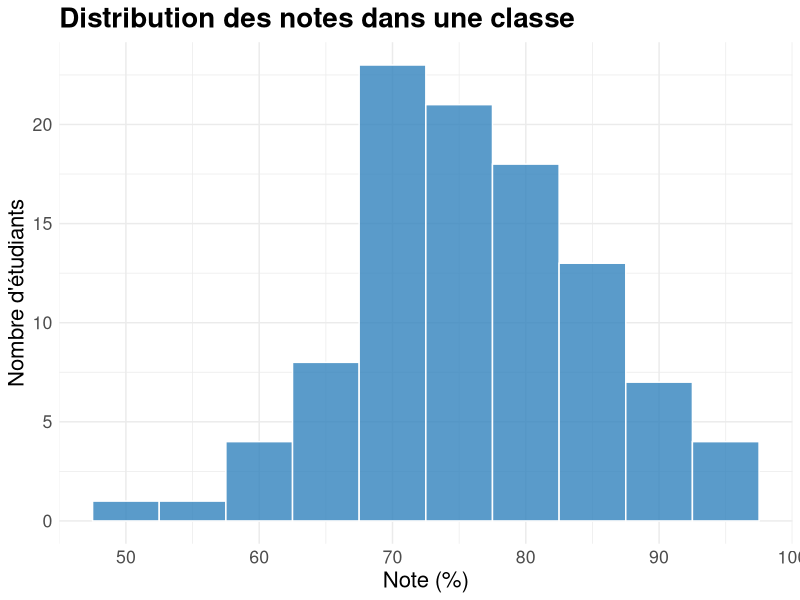
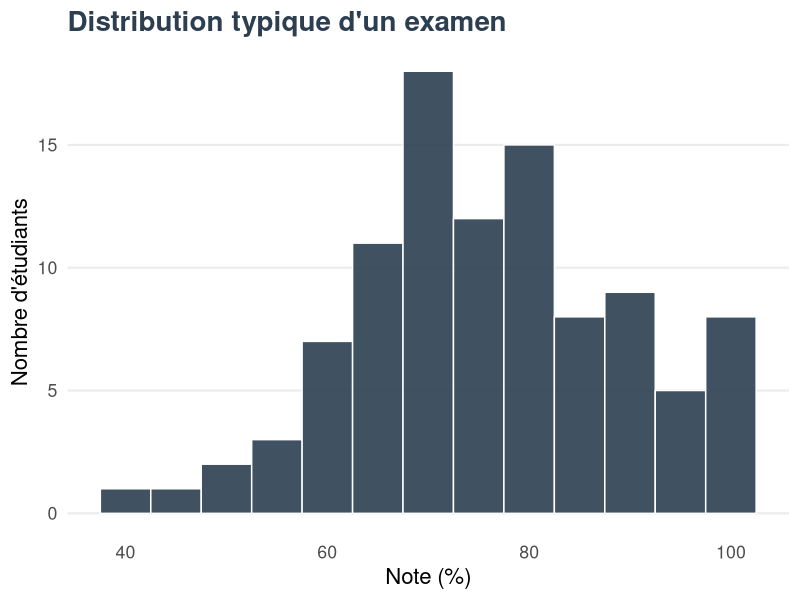
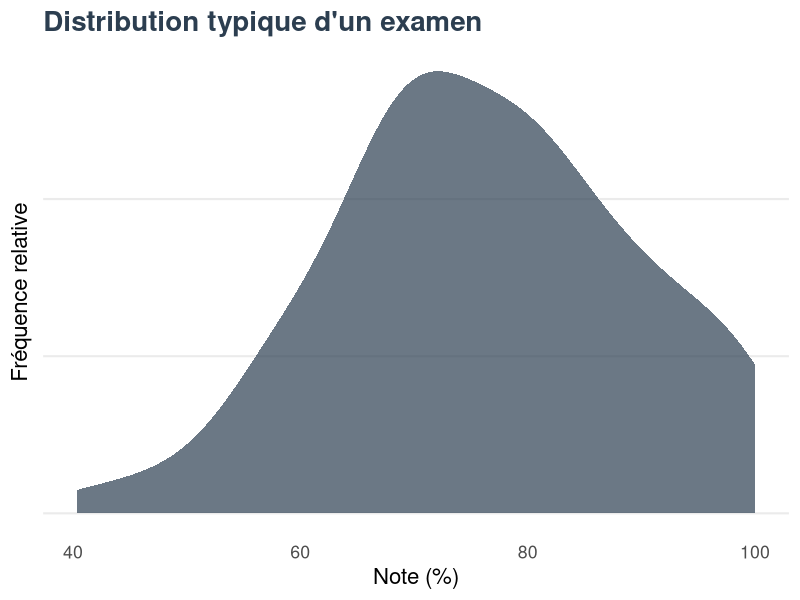
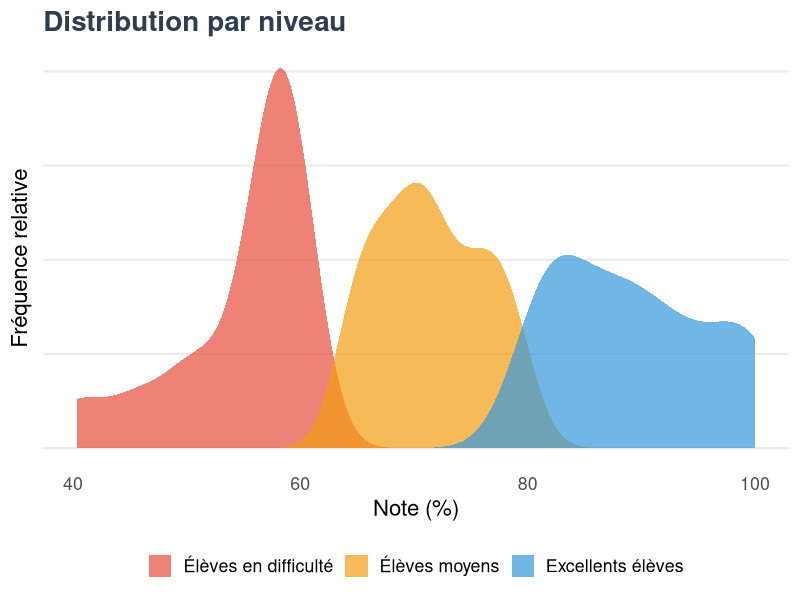
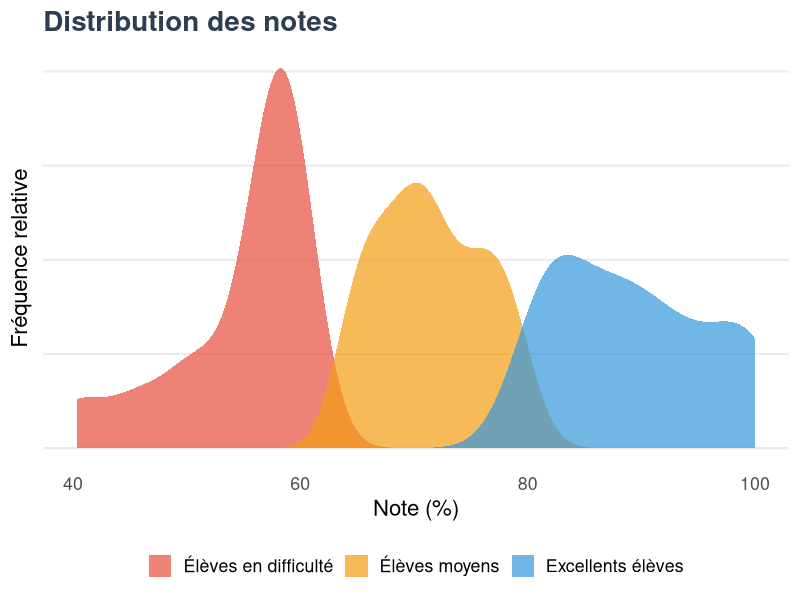
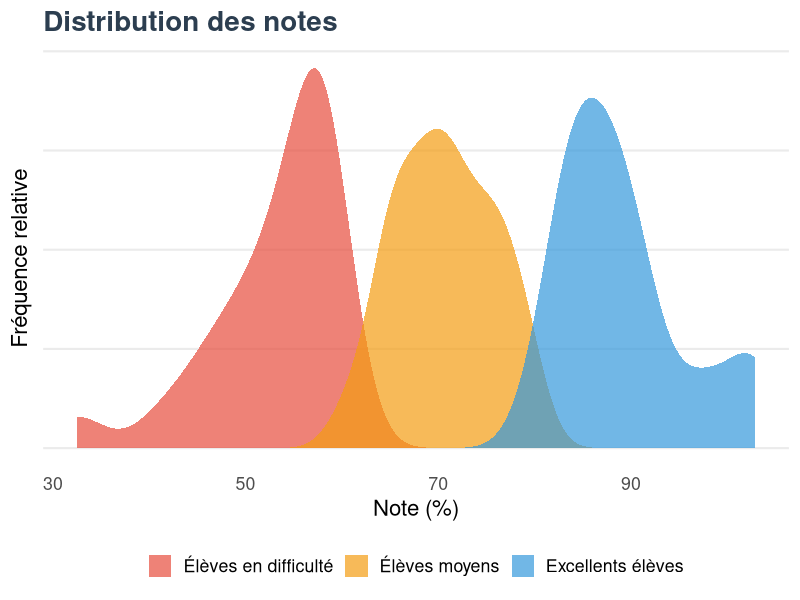
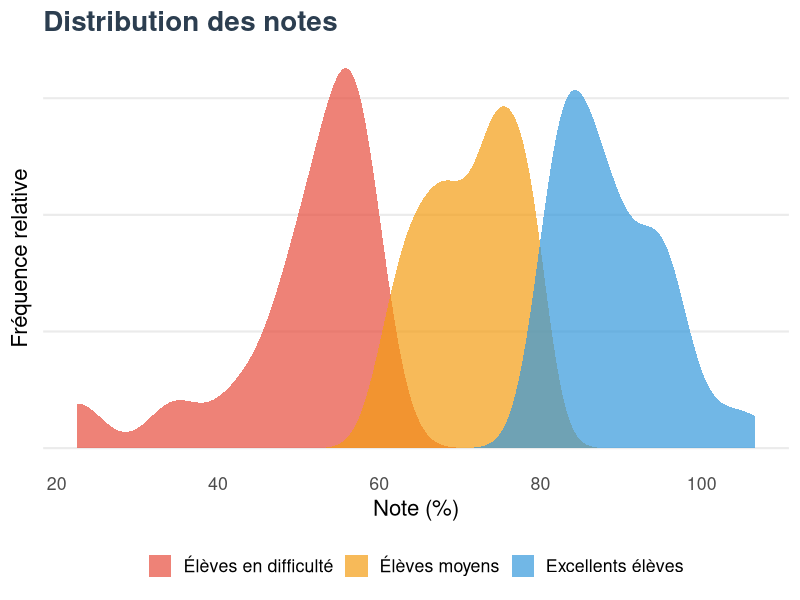
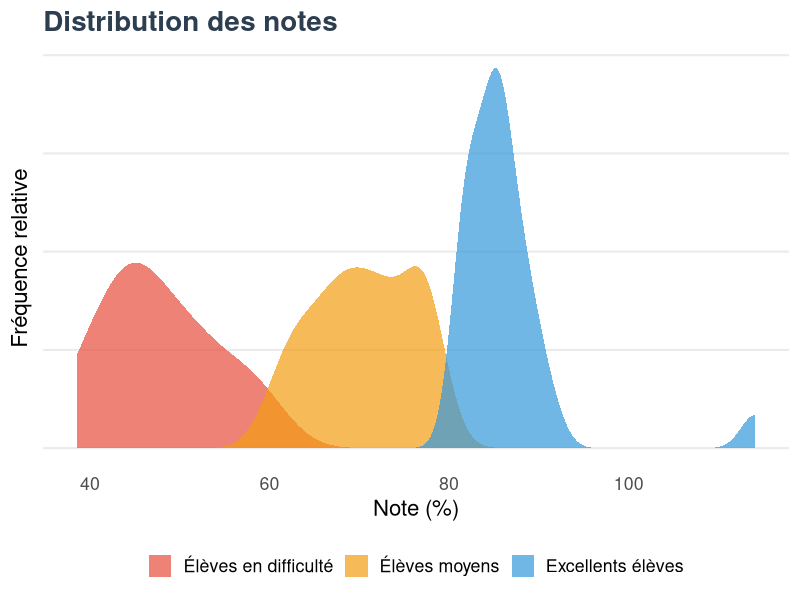

R code for these plots, in order:
## ---- chunk 1
#| echo: false
#| fig-align: center
library(ggplot2)

# Simuler des notes d'examen
set.seed(123)
notes <- data.frame(
  Note = rnorm(100, mean = 75, sd = 10)
)

ggplot(notes, aes(x = Note)) +
  geom_histogram(binwidth = 5, fill = "#3182bd", color = "white", alpha = 0.8) +
  labs(
    title = "Distribution des notes dans une classe",
    x = "Note (%)",
    y = "Nombre d'étudiants"
  ) +
  theme_minimal() +
  theme(
    text = element_text(size = 16),
    plot.title = element_text(size = 20, face = "bold")
  )
## ---- chunk 2
#| echo: false
#| fig-align: center
library(ggplot2)

# Simuler les données
set.seed(123)
n_students <- 100
performance <- rnorm(n_students, mean = 75, sd = 15)
# S'assurer que les notes restent entre 0 et 100
performance <- pmax(0, pmin(100, performance))

# Theme commun
custom_theme <- theme_minimal(base_size = 16) +
  theme(
    plot.title = element_text(face = "bold", size = 20, color = "#2c3e50"),
    panel.grid.minor = element_blank(),
    panel.grid.major.x = element_blank(),
    legend.position = "bottom",
    legend.title = element_blank()
  )

# Version avec histogramme
ggplot(data.frame(Score = performance), aes(x = Score)) +
  geom_histogram(binwidth = 5, fill = "#2c3e50", color = "white", alpha = 0.9) +
  scale_y_continuous(breaks = seq(0, 30, 5)) +
  labs(
    x = "Note (%)",
    y = "Nombre d'étudiants",
    title = "Distribution typique d'un examen"
  ) +
  custom_theme
## ---- chunk 3
#| echo: false
#| fig-align: center

# Version avec une seule distribution de densité
ggplot(data.frame(Score = performance), aes(x = Score)) +
  geom_density(fill = "#2c3e50", alpha = 0.7, color = NA) +
  scale_y_continuous(labels = NULL) + # Cacher les chiffres confus
  labs(
    x = "Note (%)",
    y = "Fréquence relative",
    title = "Distribution typique d'un examen"
  ) +
  custom_theme +
  theme(axis.ticks.y = element_blank())
## ---- chunk 4
#| echo: false
#| fig-align: center

# Créer les groupes
data <- data.frame(
  Score = performance,
  Groupe = cut(performance, 
              breaks = c(-Inf, 60, 80, Inf),
              labels = c("Élèves en difficulté", "Élèves moyens", "Excellents élèves"),
              include.lowest = TRUE)
)

# Couleurs plus modernes
# Rouge (Difficulté), Jaune/Or (Moyen), Bleu (Excellent)
colors <- c("#e74c3c", "#f39c12", "#3498db")

ggplot(data, aes(x = Score, fill = Groupe)) +
  geom_density(alpha = 0.7, color = NA) +
  scale_fill_manual(values = colors) +
  scale_y_continuous(labels = NULL) +
  labs(
    x = "Note (%)",
    y = "Fréquence relative",
    title = "Distribution par niveau"
  ) +
  custom_theme +
  theme(axis.ticks.y = element_blank())
## ---- chunk 5
#| echo: false
#| fig-align: center

# Theme commun (copié pour assurer la cohérence)
custom_theme <- theme_minimal(base_size = 16) +
  theme(
    plot.title = element_text(face = "bold", size = 20, color = "#2c3e50"),
    panel.grid.minor = element_blank(),
    panel.grid.major.x = element_blank(),
    legend.position = "bottom",
    legend.title = element_blank(),
    axis.text.y = element_blank(),
    axis.ticks.y = element_blank()
  )
colors <- c("#e74c3c", "#f39c12", "#3498db")

# Même distribution pour une bonne question
ggplot(data, aes(x = Score, fill = Groupe)) +
  geom_density(alpha = 0.7, color = NA) +
  scale_fill_manual(values = colors) +
  labs(
    x = "Note (%)",
    y = "Fréquence relative",
    title = "Distribution des notes"
  ) +
  custom_theme
## ---- chunk 6
#| echo: false
#| fig-align: center
# Légère variation mais même pattern
set.seed(124)
performance2 <- rnorm(n_students, mean = 72, sd = 16)
data2 <- data.frame(
  Score = performance2,
  Groupe = cut(performance2, 
              breaks = c(-Inf, 60, 80, Inf),
              labels = c("Élèves en difficulté", "Élèves moyens", "Excellents élèves"),
              include.lowest = TRUE)
)

ggplot(data2, aes(x = Score, fill = Groupe)) +
  geom_density(alpha = 0.7, color = NA) +
  scale_fill_manual(values = colors) +
  labs(
    x = "Note (%)",
    y = "Fréquence relative",
    title = "Distribution des notes"
  ) +
  custom_theme
## ---- chunk 7
#| echo: false
#| fig-align: center
# Nouvelle distribution mais même pattern
set.seed(125)
performance3 <- rnorm(n_students, mean = 73, sd = 14)
data3 <- data.frame(
  Score = performance3,
  Groupe = cut(performance3, 
              breaks = c(-Inf, 60, 80, Inf),
              labels = c("Élèves en difficulté", "Élèves moyens", "Excellents élèves"),
              include.lowest = TRUE)
)

ggplot(data3, aes(x = Score, fill = Groupe)) +
  geom_density(alpha = 0.7, color = NA) +
  scale_fill_manual(values = colors) +
  labs(
    x = "Note (%)",
    y = "Fréquence relative",
    title = "Distribution des notes"
  ) +
  custom_theme
## ---- chunk 8
#| echo: false
#| fig-align: center
# Autre variation avec le même pattern
set.seed(126)
performance4 <- rnorm(n_students, mean = 71, sd = 15)
data4 <- data.frame(
  Score = performance4,
  Groupe = cut(performance4, 
              breaks = c(-Inf, 60, 80, Inf),
              labels = c("Élèves en difficulté", "Élèves moyens", "Excellents élèves"),
              include.lowest = TRUE)
)

ggplot(data4, aes(x = Score, fill = Groupe)) +
  geom_density(alpha = 0.7, color = NA) +
  scale_fill_manual(values = colors) +
  labs(
    x = "Note (%)",
    y = "Fréquence relative",
    title = "Distribution des notes"
  ) +
  custom_theme
## ---- chunk 9
#| echo: false
#| fig-align: center

# Distribution inversée pour la question problématique
performance_reversed <- 100 - performance + rnorm(n_students, mean = 0, sd = 5)
data_prob <- data.frame(
  Score = performance_reversed,
  Groupe = cut(performance, 
              breaks = c(-Inf, 60, 80, Inf),
              labels = c("Élèves en difficulté", "Élèves moyens", "Excellents élèves"),
              include.lowest = TRUE)
)

ggplot(data_prob, aes(x = Score, fill = Groupe)) +
  geom_density(alpha = 0.7, color = NA) +
  scale_fill_manual(values = colors) +
  labs(
    x = "Note (%)",
    y = "Fréquence relative",
    title = "Distribution inversée !"
  ) +
  custom_theme +
  annotate("text", x = 20, y = 0.02, 
           label = "Les meilleurs élèves\néchouent ?!", 
           color = "#e74c3c", size = 6, fontface = "bold")
## ---- chunk 10
#| echo: false
#| fig-align: center
#| fig-width: 15
#| fig-height: 4.5

# Simuler les données pour toutes les questions
set.seed(123)
n_students <- 100

# Créer les scores pour les 4 bonnes questions
q1 <- rnorm(n_students, mean = 75, sd = 15)  # Causes de la guerre
q2 <- rnorm(n_students, mean = 72, sd = 16)  # Barbarossa
q3 <- rnorm(n_students, mean = 73, sd = 14)  # Impact économique
q4 <- rnorm(n_students, mean = 71, sd = 15)  # Yalta
# Question problématique (inverse de q1)
q5 <- 100 - q1 + rnorm(n_students, mean = 0, sd = 5)

data <- data.frame(
  Question = rep(c("Causes", "Barbarossa", "Économie", "Yalta", "Cigares"), each = n_students),
  Score = c(q1, q2, q3, q4, q5),
  Type = rep(c("Bonne question", "Bonne question", "Bonne question", "Bonne question", "Question suspecte"), 
            each = n_students)
)

# Theme
custom_theme <- theme_minimal(base_size = 16) +
  theme(
    plot.title = element_text(face = "bold", size = 20, color = "#2c3e50"),
    panel.grid.minor = element_blank(),
    panel.grid.major.x = element_blank(),
    legend.position = "bottom",
    legend.title = element_blank(),
    axis.text.y = element_blank(),
    axis.ticks.y = element_blank(),
    strip.text = element_text(size = 14, face = "bold", color = "#2c3e50")
  )

ggplot(data, aes(x = Score, fill = Type)) +
  geom_density(alpha = 0.7, color = NA) +
  facet_wrap(~Question, nrow = 1) +
  scale_fill_manual(values = c("#3498db", "#e74c3c")) + # Bleu (Bon), Rouge (Mauvais)
  labs(
    title = "Distribution des notes pour chaque question",
    x = "Note (%)",
    y = "Fréquence relative"
  ) +
  custom_theme
## ---- chunk 11
df <- swiss
ggplot(df, aes(x = Agriculture, y = Fertility, color = Education)) 
## ---- chunk 12
ggplot(df, aes(x = Agriculture, y = Fertility, color = Education)) +
  geom_point(alpha = 0.8) # Le alpha est la transparence
## ---- chunk 13
ggplot(df, aes(x = Agriculture, y = Fertility, color = Education)) +
  geom_point(alpha = 0.8) + # Le alpha est la transparence
  scale_color_gradient(low = "blue", high = "red", name = "Éducation") 
## ---- chunk 14
ggplot(df, aes(x = Agriculture, y = Fertility, color = Education)) +
  geom_point(alpha = 0.8) + # Le alpha est la transparence
  scale_color_gradient(low = "blue", high = "red", name = "Éducation") +
  labs(
    title = "Relation entre l'agriculture et la fertilité en Suisse",
    x = "Pourcentage d'agriculture",
    y = "Fertilité"
  ) 
## ---- chunk 15
ggplot(df, aes(x = Agriculture, y = Fertility, color = Education)) +
  geom_point(alpha = 0.8) + # Le alpha est la transparence
  scale_color_gradient(low = "blue", high = "red", name = "Éducation") +
  labs(
    title = "Relation entre l'agriculture et la fertilité en Suisse",
    x = "Pourcentage d'agriculture",
    y = "Fertilité"
  ) +
  theme_minimal()
## ---- chunk 16
ggplot(df, aes(x = Fertility)) +
  geom_histogram(fill = "skyblue", color = "white", bins = 5) +
  labs(
    title = "Distribution de la fertilité en Suisse",
    x = "Fertilité",
    y = "Nombre de cantons"
  ) +
  theme_minimal()
## ---- chunk 17
#| echo: false
#| warning: false
#| message: false
library(ggplot2)
library(dplyr)

# Create example data for height prediction
set.seed(123)
n <- 50
father_height <- rnorm(n, 175, 7)
# Using slope of 0.5 to demonstrate regression to mean
son_height <- 0.5 * father_height + rnorm(n, 85, 5)
height_data <- data.frame(father = father_height, son = son_height)

# Add reference line data
ref_data <- data.frame(
  x = c(min(father_height), max(father_height)),
  y = c(min(father_height), max(father_height))
)

ggplot(height_data, aes(x = father, y = son)) +
  # Add reference line first (what Galton expected)
  geom_line(data = ref_data, aes(x = x, y = y), 
            color = "gray", linetype = "dashed", size = 1) +
  geom_point(alpha = 0.6, color = "#1f77b4") +
  geom_smooth(method = "lm", color = "#d62728", se = FALSE) +
  labs(
    title = "La découverte de Galton",
    subtitle = "Ligne pointillée: ce qu'il attendait (pente = 1)\nLigne rouge: ce qu'il a observé (pente < 1)",
    x = "Taille du père (cm)",
    y = "Taille du fils (cm)"
  ) +
  theme_minimal() +
  theme(
    text = element_text(size = 12),
    plot.title = element_text(size = 16, face = "bold"),
    plot.subtitle = element_text(size = 12)
  ) +
  annotate("text", x = 185, y = 165, 
           label = "Régression\nvers la moyenne", 
           color = "#d62728", 
           size = 4)
## ---- chunk 18
#| echo: false
#| warning: false
#| message: false

# Create example data for intuitive understanding
set.seed(456)
x <- seq(1, 10, length.out = 30)
y <- 2 * x + rnorm(30, 0, 1.5)
intuitive_data <- data.frame(x = x, y = y)

ggplot(intuitive_data, aes(x = x, y = y)) +
  geom_point(color = "#1f77b4", size = 3) +
  labs(
    title = "La régression trouve la meilleure ligne",
    subtitle = "Elle minimise la distance entre les points et la ligne",
    x = "Variable X",
    y = "Variable Y"
  ) +
  theme_minimal() +
  theme(
    text = element_text(size = 12),
    plot.title = element_text(size = 16, face = "bold"),
    plot.subtitle = element_text(size = 12)
  )
## ---- chunk 19
#| echo: false
#| warning: false
#| message: false

ggplot(intuitive_data, aes(x = x, y = y)) +
  geom_smooth(method = "lm", color = "#d62728", se = FALSE) +
  geom_point(color = "#1f77b4", size = 3) +
  geom_segment(
    aes(xend = x, yend = predict(lm(y ~ x))),
    color = "darkgray",
    linetype = "dashed"
  ) +
  labs(
    title = "La régression trouve la meilleure ligne",
    subtitle = "Elle minimise la distance entre les points et la ligne",
    x = "Variable X",
    y = "Variable Y"
  ) +
  theme_minimal() +
  theme(
    text = element_text(size = 12),
    plot.title = element_text(size = 16, face = "bold"),
    plot.subtitle = element_text(size = 12)
  )
## ---- chunk 20
#| echo: false
#| warning: false
#| message: false

# Create example data for intuitive understanding
set.seed(456)
x <- seq(1, 10, length.out = 30)
y <- 2 * x + rnorm(30, 0, 1.5)
intuitive_data <- data.frame(x = x, y = y)

ggplot(intuitive_data, aes(x = x, y = y)) +
  geom_point(color = "#1f77b4", size = 3) +
  geom_smooth(method = "lm", color = "#d62728", se = TRUE) +
  labs(
    title = "La régression trouve la meilleure ligne",
    subtitle = "Elle minimise la distance entre les points et la ligne",
    x = "Variable X",
    y = "Variable Y"
  ) +
  theme_minimal() +
  theme(
    text = element_text(size = 12),
    plot.title = element_text(size = 16, face = "bold"),
    plot.subtitle = element_text(size = 12)
  )
